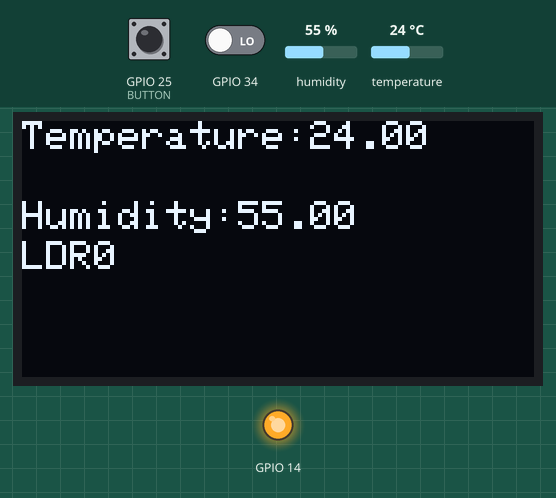
This sketch was run on a simulated ESP32. Parts: 128×64 one-colour display, output pins drawn as LEDs (lit = HIGH). Inputs (shaded band) come from the test bench; at power-on: humidity 55 %, temperature 24 °C, GPIO 34 LOW, GPIO 25 (BUTTON) HIGH. What the sketch prints to the serial monitor is not drawn.

Above: at 2.6 s.
2.7 s: humidity set to 22 %
At 6.6 s:
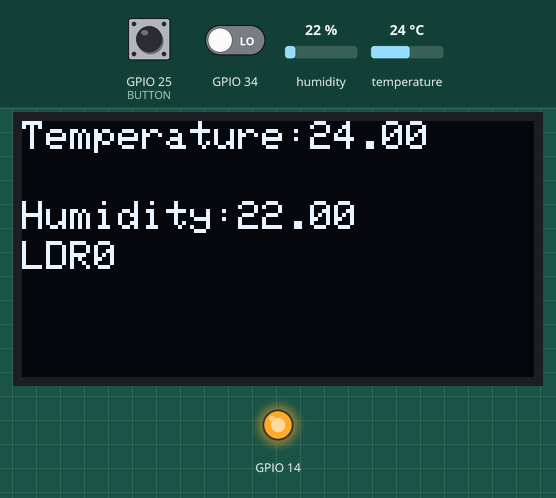
7.5 s: temperature set to 22.4 °C
At 10.9 s:
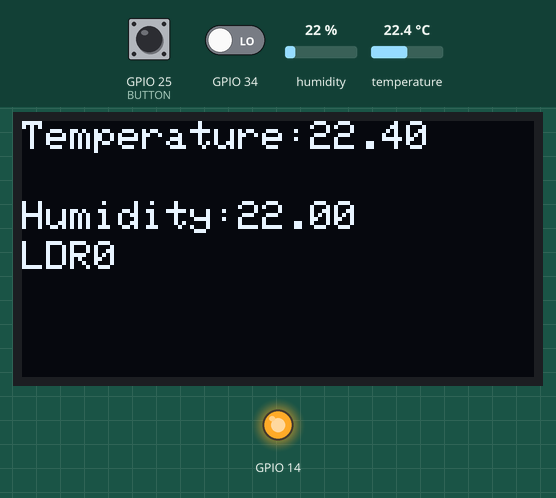
11.5 s: temperature set to 21.2 °C
At 15.1 s:
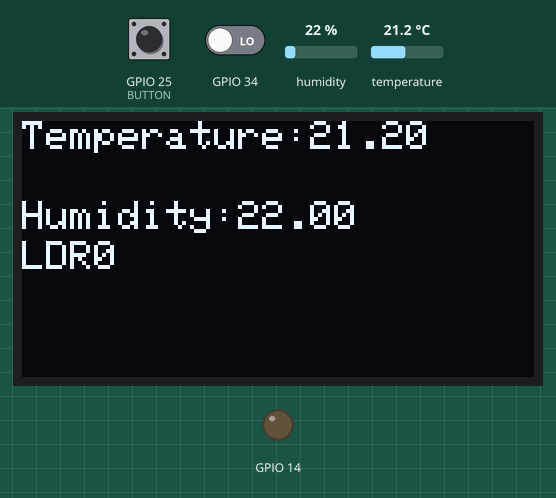
15.5 s: GPIO 34 driven HIGH
At 16.5 s:
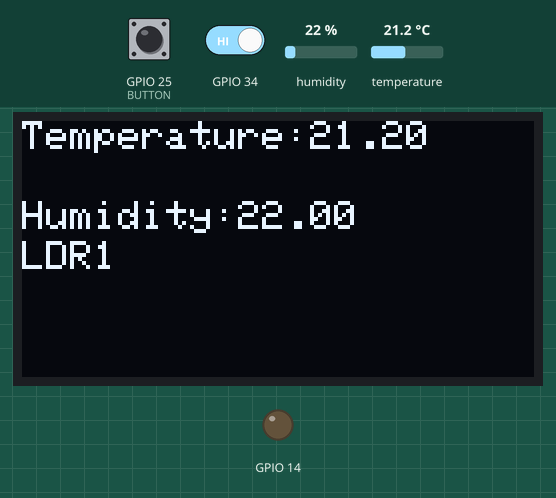
17.5 s: humidity set to 40 %
At 19.2 s:
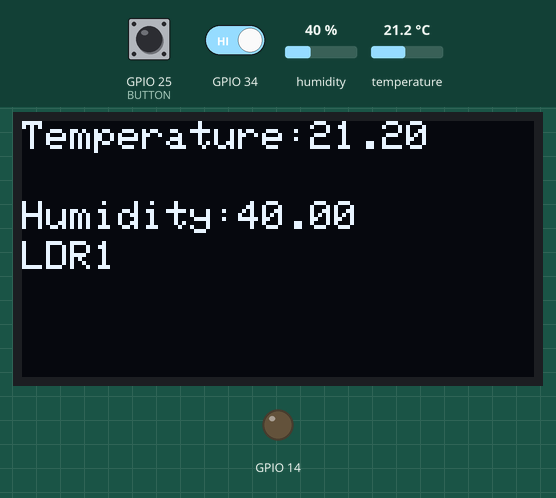
19.5 s: GPIO 34 driven LOW
At 20.8 s:
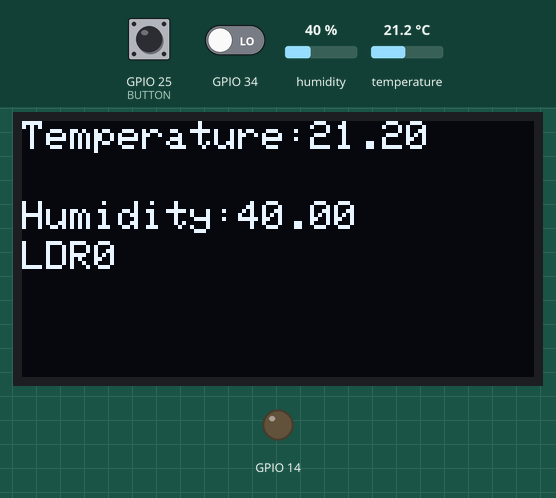
Timing chart, 0 to 22.5 s (numbered marks = the images above; inputs shaded):
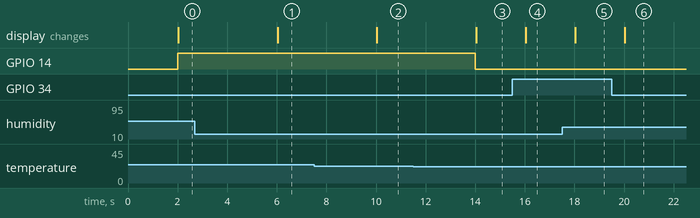

The sketch:

project_1.ino
```cpp
#include <DHT.h>
#include <Wire.h>
#include <Adafruit_GFX.h>
#include <Adafruit_SSD1306.h>

Adafruit_SSD1306 disp(128,64 , &Wire, -1);
DHT df(4,DHT22);

enum SystemState
{
  NORMAL,
  WARNING,
  CRITICAL
};
float temp;
float humid;

bool alarmEnabled = false;
bool lastButtonState = HIGH;

SystemState State;
unsigned long priv=0;
int a;
#define BUTTON 25

void setup() {
  pinMode(14,OUTPUT);
  Wire.begin(21,22);
  disp.begin(SSD1306_SWITCHCAPVCC, 0x3C);
  Serial.begin(115200);
  df.begin();
  pinMode(27, OUTPUT);
  pinMode(34, INPUT);
  pinMode(BUTTON, INPUT_PULLUP);
}

void loop() {
  handleButton();

  if(millis()-priv>=2000){
    priv=millis();
    readSensor();
    toggleLED();
    hmLDR();
    readBuzzer();
    dispOLED();
  }
}

void readSensor(){
  temp=df.readTemperature();
  humid=df.readHumidity();
  if(temp>24){
    State=CRITICAL;
  }
  else if(temp<22){
    State=NORMAL;
  }
  else{
    State=WARNING;
  }
}

void hmLDR(){
  a=digitalRead(34);
}

void dispOLED(){
  disp.clearDisplay();
  disp.setTextSize(1);
  disp.setTextColor(WHITE);
  disp.setCursor(0,0);
  disp.print("Temperature:");
  disp.println(temp);
  disp.setCursor(0,20);
  disp.print("Humidity:");
  disp.print(humid);
  disp.setCursor(0,30);
  disp.print("LDR");
  disp.print(a);
  Serial.print(temp);
  Serial.print(humid);
  disp.display();
}

void toggleLED(){
  if(State==NORMAL){
    digitalWrite(14,LOW);
  }
  else if(State==WARNING){
    digitalWrite(14,HIGH);
  }
  else if(State==CRITICAL){
    digitalWrite(14,HIGH);
  }
}

void handleButton() {

  bool currentButtonState = digitalRead(BUTTON);

  if (lastButtonState == HIGH && currentButtonState == LOW) {

    alarmEnabled = !alarmEnabled;
    delay(50);
  }

  lastButtonState = currentButtonState;
}

void readBuzzer(){
  if (alarmEnabled == true && State == CRITICAL){
    tone(27,6000);
  }
  else {
    noTone(27);
  }
}
```

Measured:
- the behaviour switches between 22 and 21.9 °C on temperature (found by bisection; images 2 and 3)
- after the input at 2.7 s, the display: changes after 3.3 s (image 1)
- after the input at 7.5 s, the display: changes after 2.5 s (image 2)
- after the input at 11.5 s, GPIO 14: HIGH → LOW after 2.5 s; the display: changes after 2.5 s (image 3)
- after the input at 15.5 s, the display: changes after 0.53 s (image 4)
- after the input at 17.5 s, the display: changes after 0.53 s (image 5)
- after the input at 19.5 s, the display: changes after 0.53 s (image 6)
